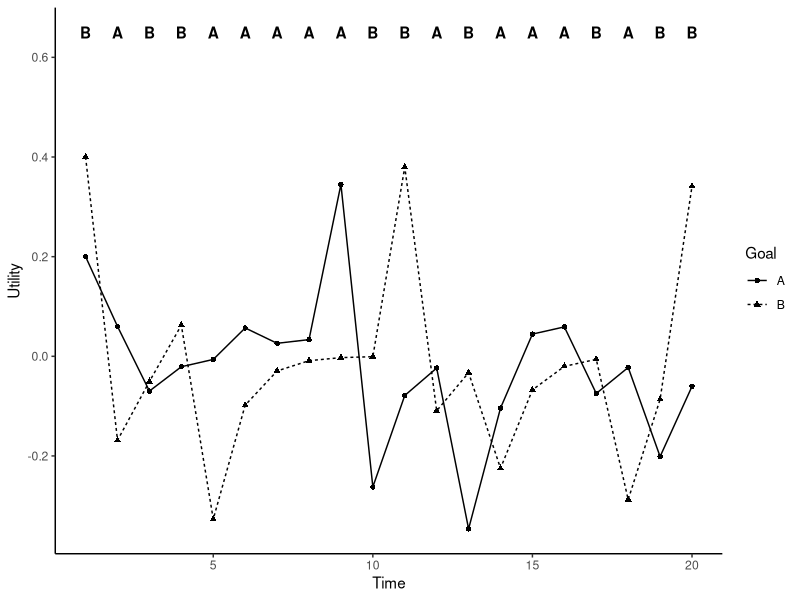
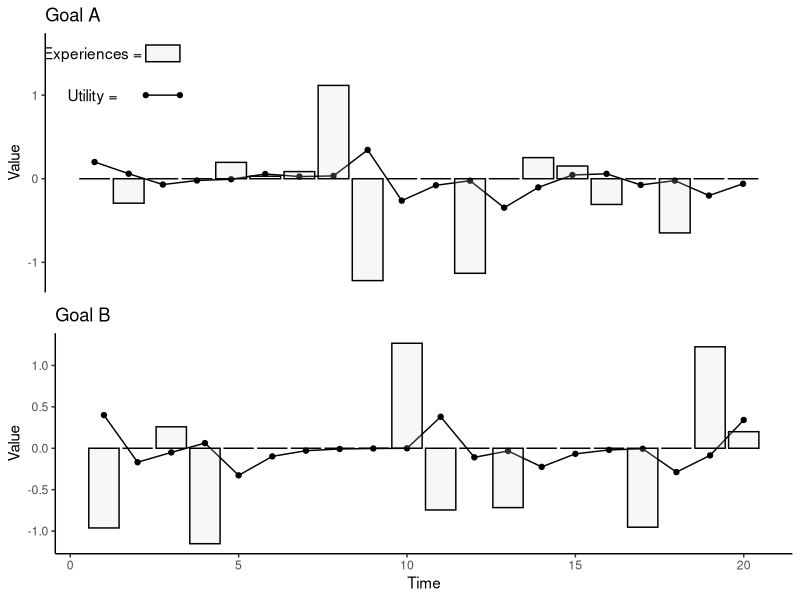

Here is the R script that generated these plots, in order:


# . -----------------------------------------------------------------------


# . -----------------------------------------------------------------------


# . -----------------------------------------------------------------------


# The Comp Model ----------------------------------------------------------

set.seed(3)


experience <- function(){
  
  value <- rnorm(1,0,1)
  return(value)
  
}

time <- 20
b0 <- 0.3
b1 <- 0.3
utility_a_start <- 0.2
utility_b_start <- 0.4


df_matrix <- matrix(, ncol = 8, nrow = time)
counter <- 0

for(i in 1:time){
  counter <- counter + 1
  
  
  
  
  
  
  # first time point --------------------------------------------------------
  
  
  if(i == 1){
    
    # time
    df_matrix[counter, 1] <- i
    # utility for goal A
    df_matrix[counter, 2] <- utility_a_start
    # utility for goal B
    df_matrix[counter, 3] <- utility_b_start
    # likelihood for goal A
    df_matrix[counter, 4] <- 1 / 1 + exp(df_matrix[counter, 2])
    likelihood_a <- df_matrix[counter, 4]
    # likelihood for goal B
    df_matrix[counter, 5] <- 1 / 1 + exp(df_matrix[counter, 3])
    likelihood_b <- df_matrix[counter, 5]
    # Goal choice
    choice <- NULL
    
    if(likelihood_a > likelihood_b){
      choice <- 1
    }else{
      choice <- 2
    }
    
    df_matrix[counter, 6] <- choice
    
    
    # Experience goal A if they choose A
    experience_a_b <- c(0,0)
    
    if(choice == 1){
      experience_a_b[1] <- experience()
    }else{
      experience_a_b[2] <- experience()
    }
    
    # experience for goal A
    df_matrix[counter, 7] <- experience_a_b[1]
    # experience for goal B
    df_matrix[counter, 8] <- experience_a_b[2]
    
    
    
    
    
    
    
    
    # other time points -------------------------------------------------------
    
    
  }else{
    
    
    
    # time
    df_matrix[counter, 1] <- i
    # utility for goal A
    df_matrix[counter, 2] <- b0*df_matrix[counter - 1, 2] + b1*df_matrix[counter - 1, 7]
    # utility for goal B
    df_matrix[counter, 3] <- b0*df_matrix[counter - 1, 3] + b1*df_matrix[counter - 1, 8]
    # likelihood for goal A
    df_matrix[counter, 4] <- 1 / 1 + exp(df_matrix[counter, 2])
    likelihood_a <- df_matrix[counter, 4]
    # likelihood for goal B
    df_matrix[counter, 5] <- 1 / 1 + exp(df_matrix[counter, 3])
    likelihood_b <- df_matrix[counter, 5]
    # Goal choice
    choice <- NULL
    
    if(likelihood_a > likelihood_b){
      choice <- 1
    }else{
      choice <- 2
    }
    
    df_matrix[counter, 6] <- choice
    
    
    # Experience goal A if they choose A
    experience_a_b <- c(0,0)
    
    if(choice == 1){
      experience_a_b[1] <- experience()
    }else{
      experience_a_b[2] <- experience()
    }
    
    # experience for goal A
    df_matrix[counter, 7] <- experience_a_b[1]
    # experience for goal B
    df_matrix[counter, 8] <- experience_a_b[2]
    
    
    
  }
  
  
  
}



# ... ---------------------------------------------------------------------


# ... ---------------------------------------------------------------------


# ... ---------------------------------------------------------------------


# Graphs ------------------------------------------------------------------



library(ggplot2)
library(tidyverse)
library(stringr)
library(stringi)
library(gridExtra)

df <- data.frame(df_matrix)
names(df) <- c('Time', 'Utility_a', 'Utility_b', 'Likelihood_a', 'Likelihood_b', 'Choice', 'Experience_a', 'Experience_b')

df_long <- df %>%
  gather(Utility_a, Utility_b, Likelihood_a, Likelihood_b, Experience_a, Experience_b, key = 'goal_initial', value = 'Utility') %>%
  mutate(Goal = 
           ifelse(goal_initial == 'Utility_a', 'A', 
                  ifelse(goal_initial == 'Utility_b', 'B', 
                         ifelse(goal_initial == 'Likelihood_a', 'A',
                                ifelse(goal_initial == 'Likelihood_b', 'B',
                                       ifelse(goal_initial == 'Experience_a', 'A', 'B'))))), 
  )

df_long$goal_initial <- str_replace(df_long$goal_initial, '_a', '')
df_long$goal_initial <- str_replace(df_long$goal_initial, '_b', '')

df_long <- df_long %>%
  spread(key = goal_initial, value = Utility)

df_long$Choice <- ifelse(df_long$Choice == 1, 'A', 'B')

df_long$Choice <- as.character(df_long$Choice)
df_long$Goal <- as.character(df_long$Goal)


df_text <- df_long %>%
  select(Time, Choice)

use_these <- seq(from = 1, to = 40, by = 2)

df_text <- df_text[use_these, ]
df_text$Utility <- c(rep(0.65, 20))
df_text$Goal <- df_text$Choice

# ... ---------------------------------------------------------------------


# ... ---------------------------------------------------------------------


# ... ---------------------------------------------------------------------


# Goal choice over time above utility ------------------------------------------------


plot1 <- ggplot(df_long, aes(x = Time, y = Utility, linetype = Goal, shape = Goal)) + 
  geom_point() + 
  geom_line() + 
  theme(panel.grid.major = element_blank(), panel.grid.minor = element_blank(),
        panel.background = element_blank(), axis.line = element_line(colour = "black")) +
  geom_text(data = df_text, aes(label = Choice, fontface = 'bold'))


plot1



# ... ---------------------------------------------------------------------


# ... ---------------------------------------------------------------------


# ... ---------------------------------------------------------------------


# Goal choice over time above utility and experiences ---------------------



# Tidy --------------------------------------------------------------------



df_long_long <- df %>%
  gather(Utility_b, Utility_a, Likelihood_a, Likelihood_b, Experience_a, Experience_b, key = 'variable', value = 'Value') %>%
  mutate(Goal = 
           ifelse(variable == 'Utility_b', 'B',
                  ifelse(variable == 'Likelihood_b', 'B', 
                         ifelse(variable == 'Experience_b', 'B',
                                ifelse(variable == 'Utility_a', 'A',
                                       ifelse(variable == 'Likelihood_a', 'A', 'A'))))))

df_long_long$variable <- str_replace(df_long_long$variable, '_b', '')
df_long_long$variable <- str_replace(df_long_long$variable, '_a', '')


df_wo_l <- df_long_long %>%
  filter(variable != 'Likelihood')

df_utility_a <- df_wo_l %>%
  filter(variable == 'Utility' & Goal == 'A')

df_exp_a <- df_wo_l %>%
  filter(variable == 'Experience' & Goal == 'A')

df_utility_b <- df_wo_l %>%
  filter(variable == 'Utility' & Goal == 'B')

df_exp_b <- df_wo_l %>%
  filter(variable == 'Experience' & Goal == 'B')


# Plots -------------------------------------------------------------------



ue_a <- ggplot() + 
  geom_point(data = df_utility_a, aes(x = Time, y = Value)) + 
  geom_line(data = df_utility_a, aes(x = Time, y = Value)) + 
  geom_bar(data = df_exp_a, stat = 'identity', aes(x = Time, y = Value), fill = 'gray85', color = 'black', alpha = 0.2) +
  theme(panel.grid.major = element_blank(), panel.grid.minor = element_blank(),
        panel.background = element_blank(), axis.line.y = element_line(colour = "black",),
        axis.line.x = element_blank(),
        axis.text.x = element_blank()) +
  scale_x_continuous(breaks = NULL) + 
  labs(title = 'Goal A') +
  xlab(NULL) +
  annotate('text', x = 1, y = 1.5, label = 'Experiences = ') + 
  annotate('rect', xmin = 2.5, xmax = 3.5, ymin = 1.4, ymax = 1.6, alpha = 0.2, color = 'black', fill = 'gray85') + 
  annotate('text', x = 1, y = 1, label = 'Utility = ') + 
  annotate('segment', x = 2.5, xend = 3.5, y = 1, yend = 1, color = 'black') +
  annotate('pointrange', x = 2.5, y = 1, ymin = 1, ymax = 1, color = 'black', size = 0.2) +
  annotate('pointrange', x = 3.5, y = 1, ymin = 1, ymax = 1, color = 'black', size = 0.2)



ue_b <- ggplot() + 
  geom_point(data = df_utility_b, aes(x = Time, y = Value)) + 
  geom_line(data = df_utility_b, aes(x = Time, y = Value)) + 
  geom_bar(data = df_exp_b, stat = 'identity', aes(x = Time, y = Value), fill = 'gray85', color = 'black', alpha = 0.2) +
  theme(panel.grid.major = element_blank(), panel.grid.minor = element_blank(),
        panel.background = element_blank(), axis.line = element_line(colour = "black")) +
  labs(title = 'Goal B') 


grid.arrange(ue_a, ue_b)
